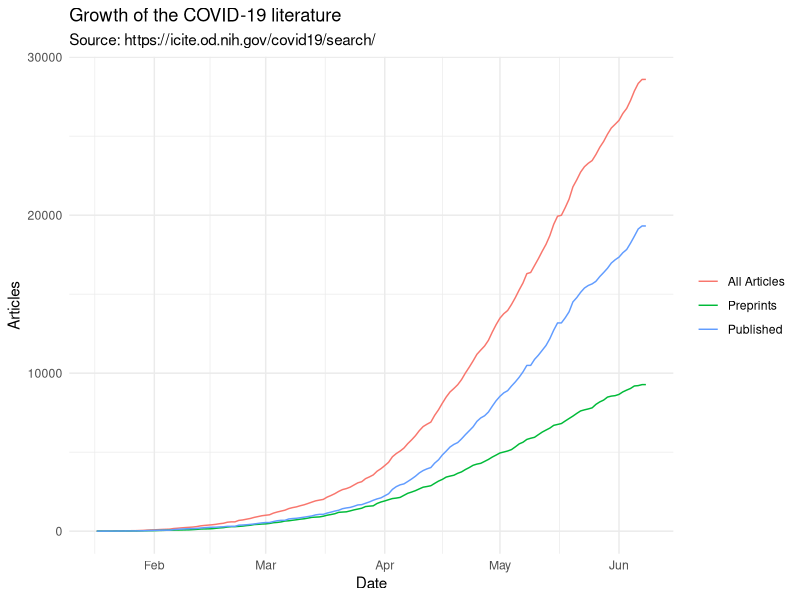

Source code (R):
## ---- chunk 1
library(tidyverse)
## ---- chunk 2
covidlit <- read_csv('covidlit-COVID-19_Portfolio-export_2020-06-08-16-00-50.csv')
## ---- chunk 3
nrow(covidlit)
## ---- chunk 4
unique(covidlit$Source)
## ---- chunk 5
all_types <- unique(covidlit$Source)
preprint_types <- all_types[!all_types == "Peer reviewed (PubMed)"]

for (src in all_types) {
  print(paste(src, nrow(covidlit[covidlit$Source == src,])))
}
## ---- chunk 6
# convert 'Publication Date' to a Date field
covidlit$`Publication Date` <- as.Date(covidlit$`Publication Date`, format = "%Y-%m-%d")
dates <- sort(unique(as.Date(covidlit$`Publication Date`)))
# data.frame to hold the data
df <- data.frame(date = NA, total = NA, jrnl = NA, pp = NA, stringsAsFactors = FALSE)
for (d in as.list(dates)) {
  tmp <- covidlit[covidlit$`Publication Date` == d,]
  df <- rbind(df, data.frame(date = d, 
                             total = nrow(tmp),
                             jrnl = nrow(tmp[tmp$Source == 'Peer reviewed (PubMed)',]),
                             pp = nrow(tmp[tmp$Source %in% preprint_types,]),
                             stringsAsFactors = FALSE))
}
# when creating a data.frame, dates get mangled, so reformat
df$date <- as.Date(df$date, origin="1970-01-01")
# remove the first row, all NA
df <- df[-1,]
# get cumulative # of journal articles and preprints
df$cumsum_all <- cumsum(df$total)
df$cumsum_jrnl <- cumsum(df$jrnl)
df$cumsum_pp <- cumsum(df$pp)
df
## ---- chunk 7
# get rid of columns we don't need & filter for pubs in 2020
df <- df %>% select(-c("total", "jrnl", "pp")) %>% filter(date >= "2020-01-01")

# rename cols (note, these are cumulative totals)
colnames(df) <- c("date","All Articles", "Published", "Preprints")

# use {tidyr} to convert a 'wide' table to 'long' for easier plotting (see https://tidyr.tidyverse.org/)
mytable <- df %>% pivot_longer(cols = c('All Articles', 'Published', 'Preprints'), names_to = "Article type",
                               values_to = "count")
mytable
## ---- chunk 8
p <- ggplot(mytable) +
  geom_line(aes(x = date, y = count, color = `Article type`)) +
  labs(title = "Growth of the COVID-19 literature", 
       subtitle = "Source: https://icite.od.nih.gov/covid19/search/",
       y = "Articles", x = "Date") +
  theme_minimal() +
  theme(legend.position = "right", legend.title = element_blank())

p
## ---- chunk 9
sessionInfo()
